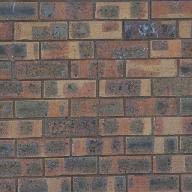
%> input picture project-2/samples/bricks_small.jpg, 192 x 192 px
$ octave part3.m   (GNU Octave 9; MATLAB toolbox functions it lacks are replaced by stand-ins)
%> lines starting %> are read from the running program, lines starting %| are printed output that depends on the picture; in (x1, y1, x2, y2) boxes, pixels count from 0 and x2, y2 are one past the last pixel; in counts of white or black regions, pixels touching at a corner belong together; the program's own positions count from 1
### project-2/cut.m
function [mask,bestpath] = cut(errpatch)
% mask = cut(errpatch)
%
% Computes the minimum cut path from the left to right side of the patch
%
% Input:
%   errpatch: cost of cutting through each pixel
% Output:
%   mask: a 0-1 mask that indicates which pixels should be on either side
%   of the cut


% create padding on top and bottom with very large cost
errpatch = [1E10*ones(1, size(errpatch,2)) ; errpatch ; 1E10*ones(1, size(errpatch,2))];
[h, w] = size(errpatch);

path = zeros([h w]);

cost = zeros([h w]);
cost(:, 1) = errpatch(:, 1);
cost([1 end], :) = errpatch([1 end], :);
for x = 2:w  % for each column, compute the cheapest connected path to the left
  % cost of path for each row from left upper/same/lower pixe
  tmp = [cost(1:h-2, x-1) cost(2:h-1, x-1) cost(3:h, x-1)];
  [mv, mi] = min(tmp, [], 2);  % mi corresponds to upper/same/lower for each row
  path(2:h-1, x) = (2:(h-1))'+mi-2; % save the next step of the path
  cost(2:h-1, x) = cost(path(2:h-1, x), x-1)+errpatch(2:h-1, x);  % update the minimum costs for each
end
path = path(2:end-1, :)-1; % remove padding
cost = cost(2:end-1, :);

% create the mask based on the best path
mask = zeros(size(path));
bestpath = zeros(1, size(path, 2));
[mv, bestpath(end)] = min(cost(:, end));
mask(1:bestpath(end), end) = 1;
for x = numel(bestpath):-1:2
  bestpath(x-1) = path(bestpath(x), x);
  mask(1:bestpath(x-1), x-1) = 1;
end
mask = ~mask;

### project-2/part3.m
I = im2double(imread('./samples/bricks_small.jpg'));
I = rgb2gray(I);
%> I: size 192x192 double

patchsize = 125;
numpatches = 5;
overlapsize = 20;
outputsize = patchsize*numpatches - (numpatches-1)*overlapsize;

[s_y, s_x] = size(I);
%> s_y = 192; s_x = 192

synth = zeros(outputsize, outputsize);

rng(0,'twister')

rx = randi([1 s_x-patchsize],1,1);
ry = randi([1 s_y-patchsize],1,1);

patch = I(ry:ry+patchsize-1, rx:rx+patchsize-1,1);

synth(1:patchsize,1:patchsize) = patch(:,:);

T = zeros(patchsize,patchsize);
M = zeros(patchsize,patchsize);
M(:,1:overlapsize) = 1;


for i=1:numpatches-1
    T(:,1:overlapsize) = synth(1 : patchsize, 1 +  i*patchsize - i*overlapsize : i*patchsize - (i-1)*overlapsize );
    ssd_matrix = ssd_patch(T,M,I);
    patch = choose_sample(ssd_matrix, I, patchsize, s_y, s_x);

    overlap1 = synth(1 : patchsize, 1 + i*patchsize -i*overlapsize : i*patchsize - (i-1)*overlapsize);

    overlap2 = patch(1 : patchsize, 1:overlapsize);

    bndcost = (overlap1-overlap2).^2;
    mask = transpose(cut(transpose(bndcost)));

    patch(:,1:overlapsize) = double(mask).*patch(:,1:overlapsize);

    synth(1:patchsize,1 + i*patchsize - i*overlapsize : i*patchsize - (i-1)*overlapsize) ...
        = ~mask.*synth(1:patchsize,1 + i*patchsize - i*overlapsize : i*patchsize - (i-1)*overlapsize );

    synth( 1: patchsize, 1 + i*patchsize - i*overlapsize : (i+1)*patchsize - i*overlapsize ) ...
        = synth( 1: patchsize, 1 + i*patchsize - i*overlapsize : (i+1)*patchsize - i*overlapsize ) + patch;
end
%> this loop made 4 passes
%> mv in cut on passes 1 to 4: 0.222, 0.159, 0.187, 0.162
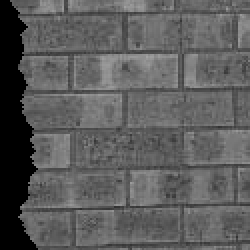
%> patch: size 125x125 double (shown 2 times larger); min 0, max 0.636, mean 0.363
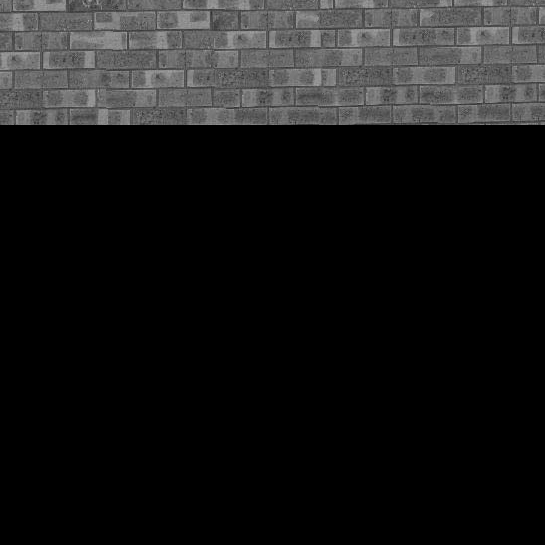
%> synth: size 545x545 double; min 0, max 0.667, mean 0.0944

for i=1:numpatches -1
    for j=1:numpatches - 1
        T = zeros(patchsize,patchsize);
        M = zeros(patchsize,patchsize);
        if j == 1
            T(1:overlapsize,:) = synth( 1 +  i*patchsize - i*overlapsize : i*patchsize - (i-1)*overlapsize , 1 : patchsize);
            M(1:overlapsize,:) = 1;
            ssd_matrix = ssd_patch(T,M,I);
            patch = choose_sample(ssd_matrix, I, patchsize, s_y, s_x);

            overlap1 = synth( 1 + i*patchsize -i*overlapsize : i*patchsize - (i-1)*overlapsize, 1:patchsize);

            overlap2 = patch( 1:overlapsize, 1 : patchsize);

            bndcost = (overlap1-overlap2).^2;
            mask = cut(bndcost);

            synth(1 + i*patchsize - i*overlapsize : i*patchsize - (i-1)*overlapsize, 1:patchsize) ...
                = ~mask.*synth(1 + i*patchsize - i*overlapsize : i*patchsize - (i-1)*overlapsize, 1:patchsize);

            patch(1:overlapsize,:) = double(mask).*patch(1:overlapsize,:);

            synth( 1 + i*patchsize - i*overlapsize :  (i+1)*patchsize - i*overlapsize , ...
                1: patchsize) = synth( 1 + i*patchsize - i*overlapsize :  (i+1)*patchsize - i*overlapsize , 1: patchsize) + patch;

        end
            T(1:overlapsize,1:patchsize) ...
              = synth( 1 +  i*patchsize - i*overlapsize : i*patchsize - (i-1)*overlapsize , 1 + j*patchsize - j*overlapsize : (j+1)*patchsize -j*overlapsize);
            T(1:patchsize , 1 : overlapsize) ...
                = synth( 1 + i*patchsize - i*overlapsize : (i+1)*patchsize -i*overlapsize , 1 +  j*patchsize - j*overlapsize : j*patchsize - (j-1)*overlapsize);
            M(1:overlapsize,:) = 1;
            M(:,1:overlapsize) = 1;

            patch = choose_sample(ssd_matrix, I, patchsize, s_y, s_x);

            overlap_h1 = ...
              synth( 1 +  i*patchsize - i*overlapsize : i*patchsize - (i-1)*overlapsize , 1 + j*patchsize - j*overlapsize : (j+1)*patchsize -j*overlapsize);

            overlap_h2 = ...
                patch(1:overlapsize,1:patchsize);

            bndcost = (overlap_h1-overlap_h2).^2;
            mask1 = cut(bndcost);


            overlap_v1 = ...
                synth( 1 + i*patchsize - i*overlapsize : (i+1)*patchsize -i*overlapsize , 1 +  j*patchsize - j*overlapsize : j*patchsize - (j-1)*overlapsize);

            overlap_v2 = ...
                patch(1:patchsize,1:overlapsize);

            bndcost = (overlap_v1-overlap_v2).^2;
            mask2 = transpose(cut(transpose(bndcost)));


            mask1(1:overlapsize,1:overlapsize) = mask1(1:overlapsize,1:overlapsize) & mask2(1:overlapsize,1:overlapsize);
            mask2(1:overlapsize,1:overlapsize) = mask1(1:overlapsize,1:overlapsize) & mask2(1:overlapsize,1:overlapsize);

            patch(1:overlapsize,:) = mask1.*patch(1:overlapsize,:);
            patch(:,1:overlapsize) = mask2.*patch(:,1:overlapsize);

            synth(1 +  i*patchsize - i*overlapsize : i*patchsize - (i-1)*overlapsize , ...
                1 + j*patchsize - j*overlapsize : (j+1)*patchsize - j*overlapsize) ...
                = ~mask1.*synth(1 +  i*patchsize - i*overlapsize : i*patchsize - (i-1)*overlapsize, ...
                1 + j*patchsize - j*overlapsize : (j+1)*patchsize - j*overlapsize);

            synth(1 + i*patchsize - i*overlapsize : (i+1)*patchsize - i*overlapsize, ...
                1 + j*patchsize - j*overlapsize : j*patchsize - (j-1)*overlapsize ) ...
                = ~mask2.*synth(1 + i*patchsize - i*overlapsize : (i+1)*patchsize - i*overlapsize, ...
                1 + j*patchsize - j*overlapsize : j*patchsize - (j-1)*overlapsize );

            synth( 1 + i*patchsize - i * overlapsize:  (i+1)*patchsize - i*overlapsize , ...
                1 + j*patchsize - j*overlapsize: (j+1)*patchsize - j*overlapsize) ...
                = synth( 1 + i*patchsize - i * overlapsize:  (i+1)*patchsize - i*overlapsize , ...
                1 + j*patchsize - j*overlapsize: (j+1)*patchsize - j*overlapsize) ...
                + patch;
    end
end
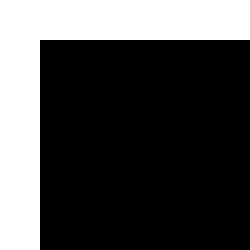
%> M: size 125x125 double (shown 2 times larger); values 0 (black) and 1 (white), 29.4% white; 1 white region, box (x1, y1, x2, y2) and area: (0, 0, 125, 125) 4600
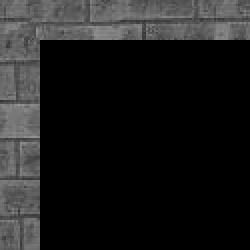
%> T: size 125x125 double (shown 2 times larger); min 0, max 0.593, mean 0.116
%> mask1: size 20x125 logical; 48% white; 1 white region, box (x1, y1, x2, y2) and area: (1, 1, 125, 20) 1200
%> mask2: size 125x20 logical; 68.9% white; 1 black region, box (x1, y1, x2, y2) and area: (0, 0, 20, 125) 777
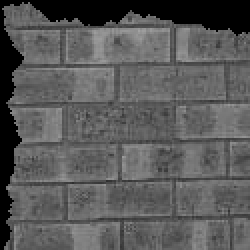
%> patch: size 125x125 double (shown 2 times larger); min 0, max 0.636, mean 0.352
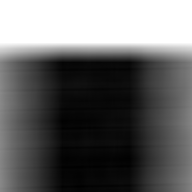
%> ssd_matrix: size 192x192 double; min 12.76, max 388.4, mean 166; drawn with min black and max white
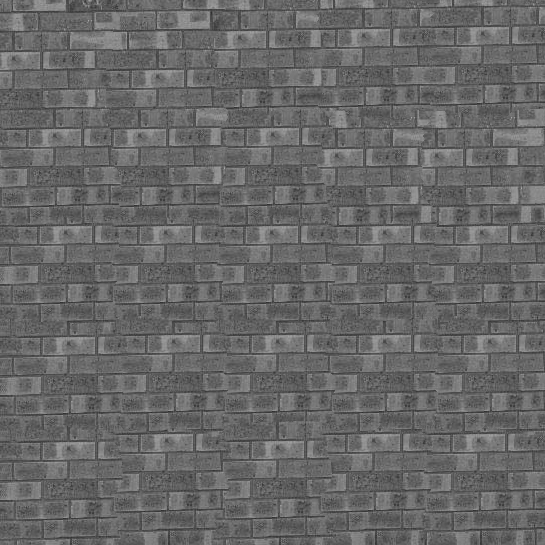
%> synth: size 545x545 double; min 0.182, max 0.667, mean 0.409

imshow(synth,[])

function patch = choose_sample(ssd_matrix, I, patchsize, s_y, s_x)
    pby2 = floor(patchsize/2);
    [R,C] = ndgrid( 1 : size(ssd_matrix,1), 1:size(ssd_matrix,2) );
    [sorted_ssd, idx] = sort(ssd_matrix(:));
    r = randi([1 200],1,1);
    while not(( R(idx(r)) - pby2 > 0 ) && ( R(idx(r)) + pby2 < s_y) && ( C(idx(r))- pby2> 0 ) && (C(idx(r)) + pby2 < s_x ))
        r = randi([1 200],1,1);
    end
    disp("Selected");
    patch = I( R(idx(r)) - pby2 : R(idx(r)) + pby2 , C(idx(r))- pby2 : C(idx(r)) + pby2 );
% patch =0;
end

function[ssd] = ssd_patch(T,M,I)
    ssd = imfilter(I.^2, M) -2*imfilter(I, M.*T) + sum(sum((M.*T).^2));
end

$ run again, with project-2/samples/fabric-small.jpg copied over project-2/samples/bricks_small.jpg
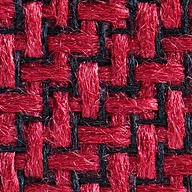
%> input picture project-2/samples/fabric-small.jpg, 192 x 192 px
%> the loop `for i=1:numpatches-1` made 4 passes
%> after the loop `for i=1:numpatches-1`:
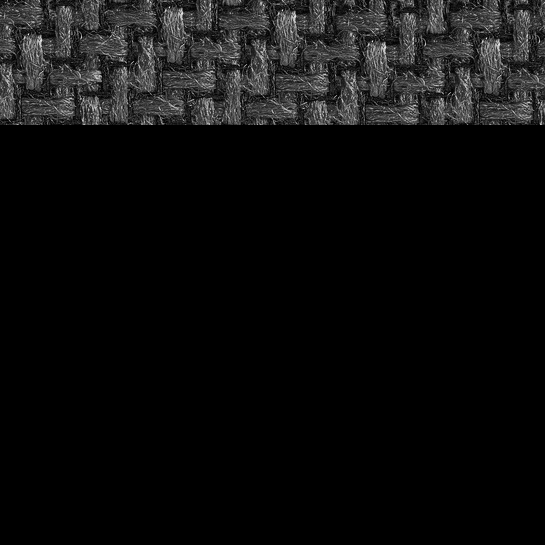
%> synth: size 545x545 double; min 0, max 0.919, mean 0.0562
%> after the loop `for i=1:numpatches -1`:
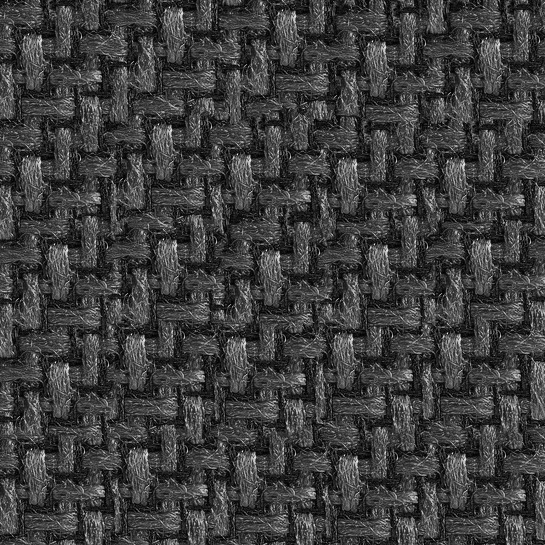
%> synth: size 545x545 double; min 0.00179, max 0.919, mean 0.246
